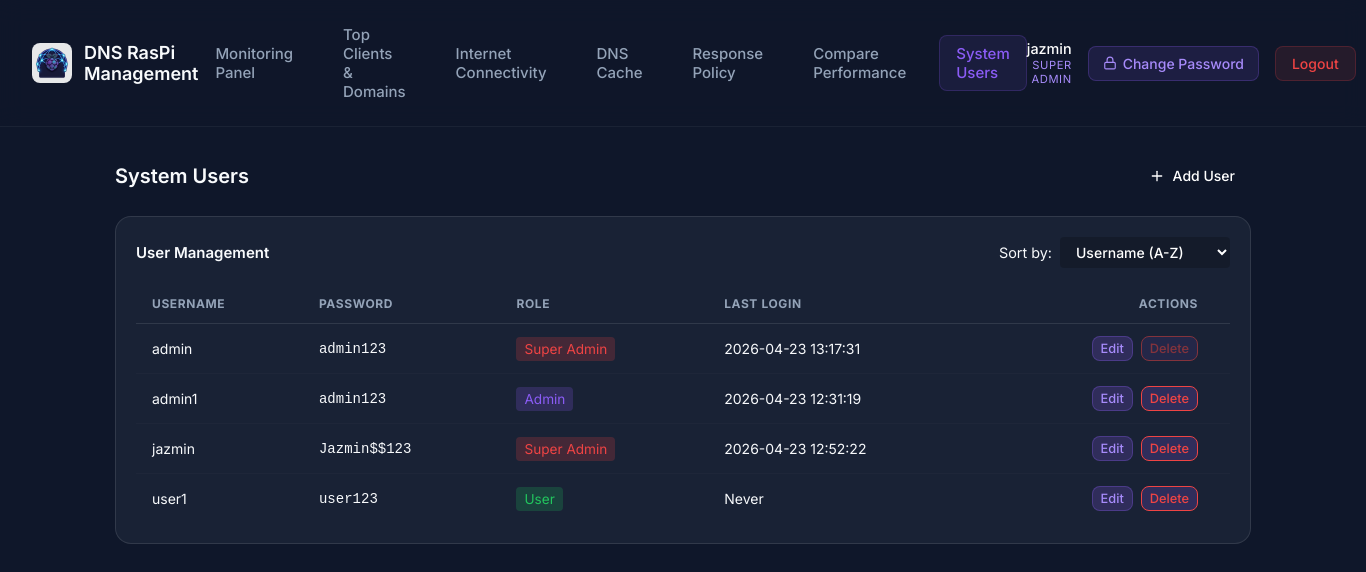
/system-users (signed in), run on an earlier commit of the app's database.
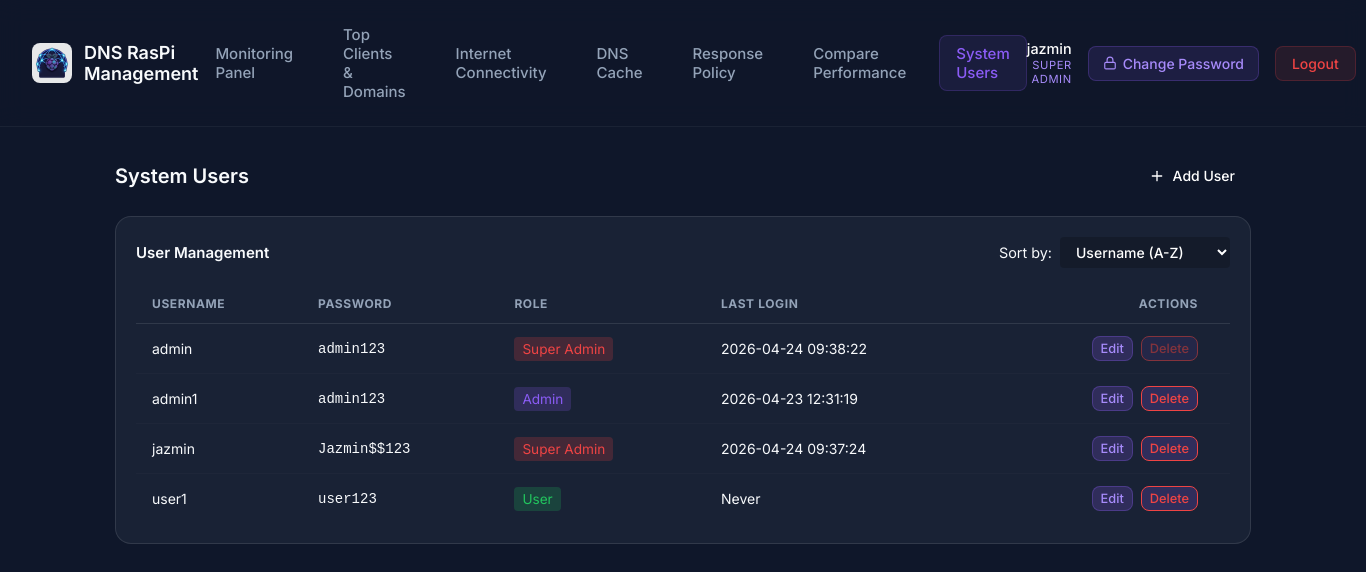
And on a later commit of the database.
### tables this page shows
CREATE TABLE users (
                    id TEXT PRIMARY KEY,
                    username TEXT UNIQUE NOT NULL,
                    password_hash TEXT NOT NULL,
                    is_active BOOLEAN NOT NULL DEFAULT 1
                , role TEXT NOT NULL DEFAULT 'user', last_login TEXT);

### src/presentation/dashboard_routes.py (the view)
@dashboard_bp.route('/system-users')
@admin_required
def system_users():
    users = user_repo.get_all()
    return render_template('system_users.html', users=users)

### src/infrastructure/sqlite_repository.py (called while the page is built)
    def _get_connection(self):
        conn = sqlite3.connect(self.db_path)
        conn.row_factory = sqlite3.Row
        return conn

    def get_all(self) -> list[User]:
        users = []
        with self._get_connection() as conn:
            cursor = conn.cursor()
            cursor.execute('SELECT * FROM users')
            for row in cursor.fetchall():
                users.append(User(
                    id=row['id'],
                    username=row['username'],
                    password_hash=row['password_hash'],
                    is_active=bool(row['is_active']),
                    role=row['role'],
                    last_login=row['last_login']
                ))
        return users

### src/presentation/dashboard_routes.py (called while the page is built)
def admin_required(f):
    from functools import wraps
    @wraps(f)
    def decorated_function(*args, **kwargs):
        if session.get('role') not in ('admin', 'sadmin'):
            return redirect(url_for('dashboard.dashboard'))
        return f(*args, **kwargs)
    return decorated_function

### templates/system_users.html (shortened to what this page needs)
<!DOCTYPE html>
<html lang="en">
<head>
    <link rel="stylesheet" href="{{ url_for('static', filename='css/style.css') }}">
    <link rel="stylesheet" href="{{ url_for('static', filename='css/dashboard.css') }}">
</head>
<body class="dashboard-body">
    <nav class="navbar">
        <div class="nav-brand">
            <img src="{{ url_for('static', filename='img/DNSRaspiManagementLogo512x512.png') }}" alt="Logo"
                class="nav-logo">
            <h2>DNS RasPi Management</h2>
        </div>
        <div class="nav-links">
            <a href="{{ url_for('dashboard.dashboard') }}"
                class="nav-link {% if request.endpoint == 'dashboard.dashboard' %}active{% endif %}">Monitoring
                Panel</a>
            <a href="{{ url_for('dashboard.top_talkers') }}"
                class="nav-link {% if request.endpoint == 'dashboard.top_talkers' %}active{% endif %}">Top Clients &
                Domains</a>
            <a href="{{ url_for('dashboard.check_internet') }}"
                class="nav-link {% if request.endpoint == 'dashboard.check_internet' %}active{% endif %}">Internet
                Connectivity</a>
            {% if session.get('role') in ['admin', 'sadmin'] %}
            <a href="{{ url_for('dashboard.dns_cache') }}"
                class="nav-link {% if request.endpoint == 'dashboard.dns_cache' %}active{% endif %}">DNS Cache</a>
            <a href="{{ url_for('dashboard.response_policy') }}"
                class="nav-link {% if request.endpoint == 'dashboard.response_policy' %}active{% endif %}">Response
                Policy</a>
            {% endif %}
            <a href="{{ url_for('dashboard.compare_performance') }}"
                class="nav-link {% if request.endpoint == 'dashboard.compare_performance' %}active{% endif %}">Compare
                Performance</a>
            {% if session.get('role') in ['admin', 'sadmin'] %}
            <a href="{{ url_for('dashboard.system_users') }}"
                class="nav-link {% if request.endpoint == 'dashboard.system_users' %}active{% endif %}">System Users</a>
            {% endif %}
        </div>
        <div class="nav-actions">
            <div class="user-info">
                <div class="user-info-name">{{ session.get('username', 'Unknown') }}</div>
                <div class="user-info-role">
                    {% if session.get('role') == 'sadmin' %}Super Admin
                    {% elif session.get('role') == 'admin' %}Admin
                    {% else %}User{% endif %}
                </div>
            </div>
            <button class="btn-change-password" id="btnChangePassword" onclick="openChangePasswordModal()">
                <svg xmlns="http://www.w3.org/2000/svg" width="14" height="14" viewBox="0 0 24 24" fill="none"
                    stroke="currentColor" stroke-width="2" stroke-linecap="round" stroke-linejoin="round">
                    <rect x="3" y="11" width="18" height="11" rx="2" ry="2"></rect>
                    <path d="M7 11V7a5 5 0 0 1 10 0v4"></path>
                </svg>
                Change Password
            </button>
            <a href="{{ url_for('auth.login') }}" class="btn-logout">Logout</a>
        </div>
    </nav>
    <main class="dashboard-container">
        <div class="section-title">
            <h3>System Users</h3>
            <div class="header-actions">
                <button id="btnAddUser" class="btn-control"
                    style="background-color: var(--primary); color: white; border: none;">
                    <svg xmlns="http://www.w3.org/2000/svg" width="16" height="16" viewBox="0 0 24 24" fill="none"
                        stroke="currentColor" stroke-width="2" stroke-linecap="round" stroke-linejoin="round">
                        <line x1="12" y1="5" x2="12" y2="19"></line>
                        <line x1="5" y1="12" x2="19" y2="12"></line>
                    </svg>
                    <span>Add User</span>
                </button>
            </div>
        </div>
        <div class="chart-card wide" style="margin-top: 24px;">
            <div style="display: flex; justify-content: space-between; align-items: center; margin-bottom: 16px;">
                <h4 style="margin: 0;">User Management</h4>
                <div style="display: flex; align-items: center; gap: 8px;">
                    <label for="sortUsers" style="color: var(--text-light); font-size: 0.9rem;">Sort by:</label>
                    <select id="sortUsers" class="btn-control"
                        style="background: rgba(0,0,0,0.2); border: 1px solid var(--border-color); color: white; padding: 6px 12px; border-radius: 4px; outline: none; appearance: auto;">
                        <option value="username" style="background-color: #1e293b;">Username (A-Z)</option>
                    </select>
                </div>
            </div>
            <div class="table-container">
                <table class="data-table" id="usersTable">
                    <thead>
                        <tr>
                            <th>Username</th>
                            {% if session.get('role') == 'sadmin' %}
                            <th>Password</th>
                            {% endif %}
                            <th>Role</th>
                            <th>Last Login</th>
                            <th style="text-align: right;">Actions</th>
                        </tr>
                    </thead>
                    <tbody>
                        {% for u in users %}
                        <tr data-username="{{ u.username }}"
                            data-role="{% if u.role == 'sadmin' %}1{% elif u.role == 'admin' %}2{% else %}3{% endif %}"
                            data-login="{{ u.last_login or '' }}">
                            <td>{{ u.username }}</td>
                            {% if session.get('role') == 'sadmin' %}
                            <td style="font-family: monospace; color: var(--text-muted);">{{ u.password_hash }}</td>
                            {% endif %}
                            <td>
                                {% if u.role == 'sadmin' %}
                                <span
                                    style="background: rgba(239, 68, 68, 0.2); color: #ef4444; padding: 4px 8px; border-radius: 4px; font-size: 0.85rem;">Super
                                    Admin</span>
                                {% elif u.role == 'admin' %}
                                <span
                                    style="background: rgba(139, 92, 246, 0.2); color: #8b5cf6; padding: 4px 8px; border-radius: 4px; font-size: 0.85rem;">Admin</span>
                                {% else %}
                                <span
                                    style="background: rgba(34, 197, 94, 0.2); color: #22c55e; padding: 4px 8px; border-radius: 4px; font-size: 0.85rem;">User</span>
                                {% endif %}
                            </td>
                            <td style="color: var(--text-muted);">{{ u.last_login or 'Never' }}</td>
                            <td style="text-align: right;">
                                <div class="action-btns" style="justify-content: flex-end;">
                                    {% set can_edit = true %}
                                    {% if session.get('role') == 'admin' %}
                                    {% if u.role == 'sadmin' %}
                                    {% set can_edit = false %}
                                    {% elif u.role == 'admin' and u.username != session.get('username') %}
                                    {% set can_edit = false %}
                                    {% endif %}
                                    {% endif %}
                                    <button class="btn-control btn-edit {% if not can_edit %}btn-muted{% endif %}"
                                        data-username="{{ u.username }}" data-role="{{ u.role }}"
                                        style="padding: 4px 8px; font-size: 0.8rem;" >Edit</button>
                                    <button
                                        class="btn-control btn-delete {% if not can_edit or u.username == 'admin' %}btn-muted{% endif %}"
                                        data-username="{{ u.username }}"
                                        style="padding: 4px 8px; font-size: 0.8rem; border-color: #ef4444; color: #ef4444;"
                                        {% if not can_edit or u.username=='admin' %}disabled{% endif %}>Delete</button>
                                </div>
                            </td>
                        </tr>
                        {% endfor %}
                    </tbody>
                </table>
            </div>
        </div>
    </main>
</body>
</html>

### static/css/style.css (style rules this page uses)
:root { --bg-color: #0f172a; --card-bg: rgba(30, 41, 59, 0.7); --card-border: rgba(255, 255, 255, 0.1); --primary-color: #8b5cf6; --primary-hover: #7c3aed; --secondary-color: #06b6d4; --text-primary: #f8fafc; --text-secondary: #94a3b8; --input-bg: rgba(15, 23, 42, 0.6); --input-border: rgba(255, 255, 255, 0.1); --input-focus: #8b5cf6; --error-bg: rgba(239, 68, 68, 0.1); --error-text: #fca5a5; --success-bg: rgba(34, 197, 94, 0.1); --success-text: #86efac; }
* { margin: 0; padding: 0; box-sizing: border-box; font-family: 'Inter', sans-serif; }
body { background-color: var(--bg-color); color: var(--text-primary); min-height: 100vh; display: flex; justify-content: center; align-items: center; position: relative; overflow: hidden; }

### static/css/dashboard.css (style rules this page uses)
.dashboard-body { display: block; min-height: 100vh; padding: 0; overflow-y: auto; background-color: var(--bg-color); }
.navbar { display: flex; justify-content: space-between; align-items: center; padding: 16px 32px; background: rgba(15, 23, 42, 0.8); backdrop-filter: blur(12px); border-bottom: 1px solid rgba(255, 255, 255, 0.05); position: sticky; top: 0; z-index: 100; }
.nav-brand { display: flex; align-items: center; gap: 12px; }
.nav-logo { width: 40px; height: 40px; object-fit: contain; border-radius: 8px; background: rgba(255, 255, 255, 0.9); padding: 4px; }
.nav-brand h2 { font-size: 18px; font-weight: 600; color: var(--text-primary); }
.nav-links { display: flex; gap: 16px; align-items: center; }
.nav-link { color: var(--text-secondary); text-decoration: none; font-size: 15px; font-weight: 500; padding: 8px 16px; border-radius: 8px; transition: all 0.2s ease; border: 1px solid transparent; }
.nav-link.active { color: var(--primary-color); background: rgba(139, 92, 246, 0.1); border: 1px solid rgba(139, 92, 246, 0.2); }
.nav-actions { display: flex; align-items: center; gap: 16px; }
.user-info { color: var(--text-secondary); font-size: 0.9rem; text-align: right; line-height: 1.2; }
.user-info-name { font-weight: 500; color: white; }
.user-info-role { font-size: 0.7rem; text-transform: uppercase; letter-spacing: 0.05em; color: #a78bfa; margin-top: 2px; }
.btn-logout { padding: 8px 16px; border-radius: 8px; background: rgba(239, 68, 68, 0.1); color: #ef4444; text-decoration: none; font-size: 14px; font-weight: 500; transition: all 0.2s; border: 1px solid rgba(239, 68, 68, 0.2); }
.dashboard-container { max-width: 1200px; margin: 0 auto; padding: 32px; }
.section-title { display: flex; justify-content: space-between; align-items: center; margin-bottom: 20px; }
.section-title h3 { font-size: 20px; font-weight: 600; color: var(--text-primary); }
.header-actions { display: flex; align-items: center; gap: 16px; flex-wrap: wrap; }
.chart-card { background: var(--card-bg); border: 1px solid var(--card-border); border-radius: 16px; padding: 20px; min-width: 0; }
.chart-card h4 { font-size: 15px; font-weight: 600; margin-bottom: 20px; color: var(--text-primary); }
.btn-control { display: flex; align-items: center; gap: 8px; padding: 8px 16px; border-radius: 8px; background: rgba(139, 92, 246, 0.2); color: #a78bfa; border: 1px solid rgba(139, 92, 246, 0.3); cursor: pointer; font-size: 14px; font-weight: 500; transition: all 0.2s; }
.table-container { overflow-x: auto; -webkit-overflow-scrolling: touch; width: 100%; min-width: 0; }
.data-table { width: 100%; min-width: 100%; border-collapse: collapse; text-align: left; }
.data-table th { color: var(--text-secondary); font-size: 12px; text-transform: uppercase; letter-spacing: 0.05em; padding: 12px 16px; border-bottom: 1px solid var(--card-border); white-space: nowrap; }
.data-table td { padding: 12px 16px; font-size: 14px; color: var(--text-primary); border-bottom: 1px solid rgba(255, 255, 255, 0.02); }
.data-table tr:last-child td { border-bottom: none; }
.data-table th:last-child, .data-table td:last-child { padding-right: 32px; }
.btn-change-password { display: flex; align-items: center; gap: 6px; padding: 8px 14px; border-radius: 8px; background: rgba(139, 92, 246, 0.12); color: #a78bfa; font-size: 14px; font-weight: 500; border: 1px solid rgba(139, 92, 246, 0.25); cursor: pointer; transition: all 0.2s ease; white-space: nowrap; font-family: 'Inter', sans-serif; }

### templates/system_users.html (style rules this page uses)
.action-btns { display: flex; gap: 8px; }
.btn-muted { opacity: 0.5; cursor: not-allowed; }

What changed in the data, as far as the page shows it:
changed users "jazmin": last_login "2026-04-23 12:52:22" → "2026-04-24 09:37:24"
changed users "admin": last_login "2026-04-23 13:17:31" → "2026-04-24 09:38:22"
